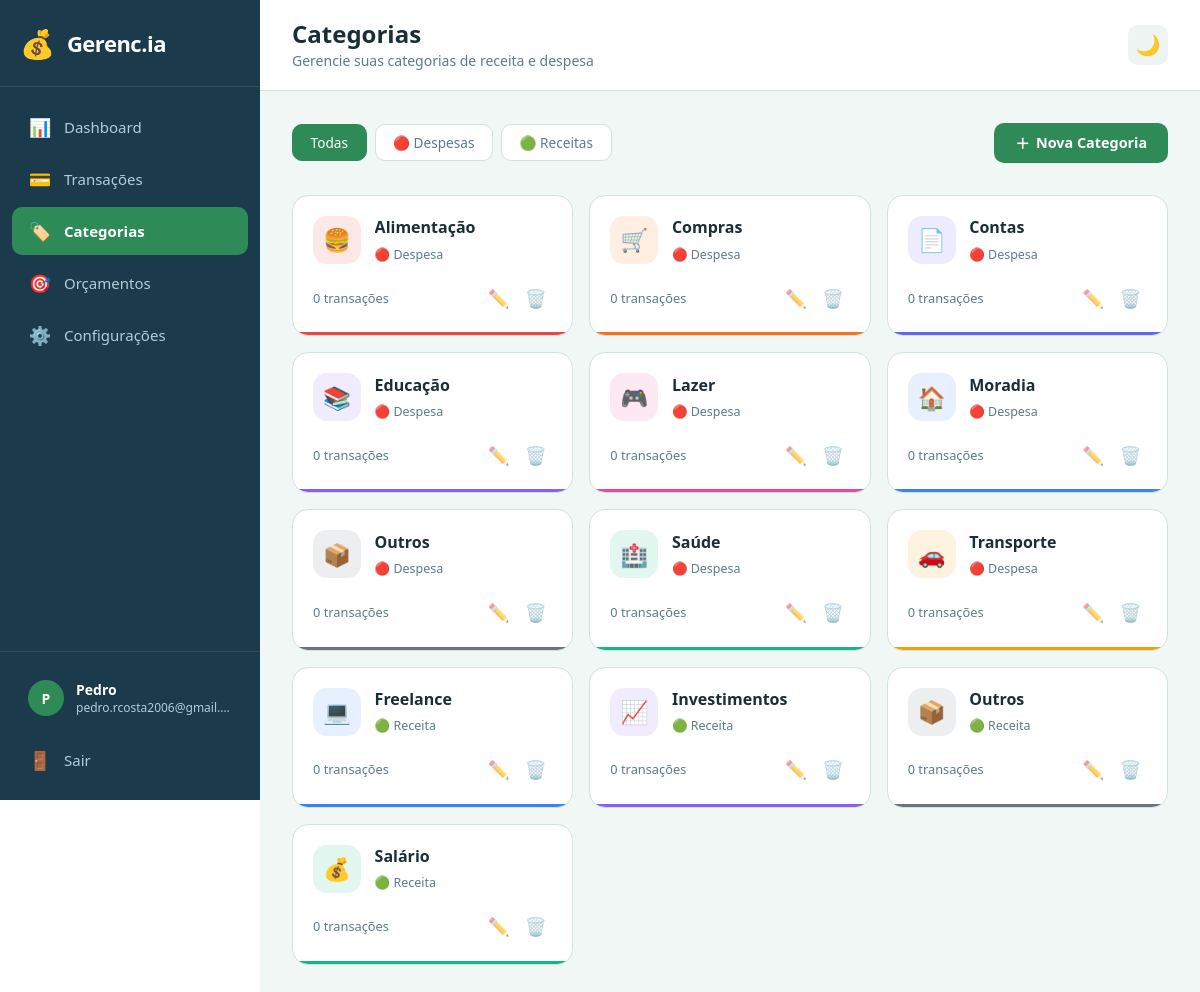
Page /categories (signed in) on the committed database.
### tables this page shows
CREATE TABLE categories (
            id INTEGER PRIMARY KEY AUTOINCREMENT,
            user_id INTEGER NOT NULL,
            name TEXT NOT NULL,
            type TEXT NOT NULL,
            icon TEXT DEFAULT '📁',
            color TEXT DEFAULT '#6366F1',
            FOREIGN KEY (user_id) REFERENCES users(id) ON DELETE CASCADE
        );

### routes/categories.py (the view)
@categories_bp.route('/categories')
def index():
    user_id = session['user_id']
    filter_type = request.args.get('type', 'all')
    if filter_type in ('despesa', 'receita'):
        categories = get_categories_by_user(user_id, filter_type)
    else:
        categories = get_categories_by_user(user_id)
        filter_type = 'all'
    categories_data = []
    for cat in categories:
        cat_dict = dict(cat)
        cat_dict['transaction_count'] = count_transactions_by_category(cat['id'], user_id)
        categories_data.append(cat_dict)
    return render_template(
        'categories.html',
        categories=categories_data,
        filter_type=filter_type,
        active_page='categories',
        user_name=session.get('user_name'),
        user_email=session.get('user_email')
    )

### database.py (called while the page is built)
def get_db():
    conn = sqlite3.connect(Config.DATABASE)
    conn.row_factory = sqlite3.Row
    conn.execute("PRAGMA foreign_keys = ON")
    return conn

### models/category.py (called while the page is built)
def get_categories_by_user(user_id, cat_type=None):
    conn = get_db()
    cursor = conn.cursor()
    if cat_type:
        cursor.execute('''
            SELECT * FROM categories
            WHERE user_id = ? AND type = ?
            ORDER BY name ASC
        ''', (user_id, cat_type))
    else:
        cursor.execute('''
            SELECT * FROM categories
            WHERE user_id = ?
            ORDER BY type ASC, name ASC
        ''', (user_id,))
    categories = cursor.fetchall()
    close_db(conn)
    return categories

def count_transactions_by_category(category_id, user_id):
    conn = get_db()
    cursor = conn.cursor()
    cursor.execute('''
        SELECT COUNT(*) as count FROM transactions
        WHERE category_id = ? AND user_id = ?
    ''', (category_id, user_id))
    count = cursor.fetchone()['count']
    close_db(conn)
    return count

### routes/categories.py (called while the page is built)
@categories_bp.before_request
def require_login():
    if 'user_id' not in session:
        return redirect(url_for('auth.login'))

### templates/categories.html (shortened to what this page needs)
{% extends "base.html" %}
{% block page_title %}Categorias{% endblock %}
{% block page_subtitle %}Gerencie suas categorias de receita e despesa{% endblock %}
{% block styles %}
<link rel="stylesheet" href="{{ url_for('static', filename='css/categories.css') }}">
{% endblock %}
{% block content %}
<div class="toolbar">
    <div class="toolbar-left">
        <div class="filter-group">
            <a href="/categories?type=all"
               class="filter-btn {% if filter_type == 'all' %}active{% endif %}">
                Todas
            </a>
            <a href="/categories?type=despesa"
               class="filter-btn {% if filter_type == 'despesa' %}active{% endif %}">
                🔴 Despesas
            </a>
            <a href="/categories?type=receita"
               class="filter-btn {% if filter_type == 'receita' %}active{% endif %}">
                🟢 Receitas
            </a>
        </div>
    </div>
    <div class="toolbar-right">
        <button class="btn btn-primary" onclick="openCreateModal()">
            <span>＋</span> Nova Categoria
        </button>
    </div>
</div>
{% if categories %}
<div class="categories-grid">
    {% for cat in categories %}
    <div class="category-card" data-color="{{ cat.color }}">
        <div class="category-header">
            <div class="category-icon" data-cat-color="{{ cat.color }}">
                {{ cat.icon }}
            </div>
            <div class="category-info">
                <h3 class="category-name">{{ cat.name }}</h3>
                <span class="category-type type-{{ cat.type }}">
                    {% if cat.type == 'despesa' %}🔴 Despesa{% else %}🟢 Receita{% endif %}
                </span>
            </div>
        </div>
        <div class="category-footer">
            <span class="category-transactions">
                {% if cat.transaction_count == 1 %}
                    1 transação
                {% else %}
                    {{ cat.transaction_count }} transações
                {% endif %}
            </span>
            <div class="category-actions">
                <button class="btn-icon btn-edit"
                        data-id="{{ cat.id }}"
                        onclick="openEditModal(this.dataset.id)"
                        title="Editar"
                        aria-label="Editar categoria">
                    ✏️
                </button>
                <button class="btn-icon btn-delete"
                        data-id="{{ cat.id }}"
                        data-name="{{ cat.name }}"
                        data-count="{{ cat.transaction_count }}"
                        onclick="openDeleteModal(this.dataset.id, this.dataset.name, this.dataset.count)"
                        title="Excluir"
                        aria-label="Excluir categoria">
                    🗑️
                </button>
            </div>
        </div>
       <div class="category-color-bar" {% if cat.color %}style="background-color: {{ cat.color }}"{% endif %}></div>
    </div>
    {% endfor %}
</div>
{% endif %}
{% endblock %}

### templates/base.html (shortened to what this page needs)
<!DOCTYPE html>
<html lang="pt-BR" data-theme="light">
<head>
    <link rel="stylesheet" href="{{ url_for('static', filename='css/global.css') }}">
    {% block styles %}{% endblock %}
</head>
<body>
    <aside class="sidebar" id="sidebar">
       <div class="sidebar-logo">
        <span class="logo-icon">💰</span>
        <span class="logo-text">Gerenc.ia</span>
</div>
        <nav class="sidebar-nav">
            <a href="/dashboard" class="nav-item {% if active_page == 'dashboard' %}active{% endif %}">
                <span class="nav-icon">📊</span>
                <span class="nav-text">Dashboard</span>
            </a>
            <a href="/transactions" class="nav-item {% if active_page == 'transactions' %}active{% endif %}">
                <span class="nav-icon">💳</span>
                <span class="nav-text">Transações</span>
            </a>
            <a href="/categories" class="nav-item {% if active_page == 'categories' %}active{% endif %}">
                <span class="nav-icon">🏷️</span>
                <span class="nav-text">Categorias</span>
            </a>
            <a href="/budgets" class="nav-item {% if active_page == 'budgets' %}active{% endif %}">
                <span class="nav-icon">🎯</span>
                <span class="nav-text">Orçamentos</span>
            </a>
            <a href="/settings" class="nav-item {% if active_page == 'settings' %}active{% endif %}">
                <span class="nav-icon">⚙️</span>
                <span class="nav-text">Configurações</span>
            </a>
        </nav>
        <div class="sidebar-footer">
            <div class="user-info">
                <div class="user-avatar">{{ user_name[0] if user_name else 'U' }}</div>
                <div class="user-details">
                    <span class="user-name">{{ user_name or 'Usuário' }}</span>
                    <span class="user-email">{{ user_email or '' }}</span>
                </div>
            </div>
            <a href="/logout" class="nav-item logout-btn">
                <span class="nav-icon">🚪</span>
                <span class="nav-text">Sair</span>
            </a>
        </div>
    </aside>
    <main class="main-content">
        <header class="content-header">
            <div class="header-left">
                <div>
                    <h1 class="page-title">{% block page_title %}Dashboard{% endblock %}</h1>
                    <p class="page-subtitle">{% block page_subtitle %}Visão geral das suas finanças{% endblock %}</p>
                </div>
            </div>
            <div class="header-right">
                <button class="theme-toggle" id="themeToggle" title="Alternar tema">
                    <span class="theme-icon" id="themeIcon">🌙</span>
                </button>
            </div>
        </header>
        <div class="page-content">
            {% block content %}{% endblock %}
        </div>
    </main>
</body>
</html>

### static/css/global.css (style rules this page uses)
*, *::before, *::after { margin: 0; padding: 0; box-sizing: border-box; }
html { font-size: 16px; scroll-behavior: smooth; }
body { font-family: 'Segoe UI', Tahoma, Geneva, Verdana, sans-serif; display: flex; min-height: 100vh; transition: background-color 0.3s ease, color 0.3s ease; }
a { text-decoration: none; color: inherit; }
button { border: none; cursor: pointer; background: none; font-family: inherit; }
[data-theme="light"] { --bg-primary: #F0F7F4; --bg-secondary: #FFFFFF; --bg-sidebar: #1B3A4B; --bg-sidebar-hover: #2D5468; --bg-sidebar-active: #2E8B57; --bg-card: #FFFFFF; --bg-input: #EEF4F2; --text-primary: #1A2E35; --text-secondary: #5A7D8A; --text-sidebar: #B0CDD9; --text-sidebar-active: #FFFFFF; --text-placeholder: #8AACB8; --border-color: #D1E3DD; --border-light: #E8F0EC; --accent-primary: #2E8B57; --accent-primary-hover: #256F47; --accent-success: #10B981; --accent-danger: #EF4444; --accent-warning: #F59E0B; --accent-info: #3B82F6; --shadow-sm: 0 1px 2px rgba(0, 0, 0, 0.05); --shadow-md: 0 4px 6px -1px rgba(0, 0, 0, 0.08); --shadow-lg: 0 10px 15px -3px rgba(0, 0, 0, 0.1); }
.sidebar { width: 260px; height: 100vh; position: fixed; top: 0; left: 0; background-color: var(--bg-sidebar); display: flex; flex-direction: column; z-index: 1000; transition: transform 0.3s ease; overflow-y: auto; }
.sidebar-logo { display: flex; align-items: center; gap: 12px; padding: 24px 20px; border-bottom: 1px solid rgba(255, 255, 255, 0.1); }
.logo-icon { font-size: 28px; }
.logo-text { font-size: 22px; font-weight: 700; color: #FFFFFF; letter-spacing: -0.5px; }
.sidebar-nav { flex: 1; padding: 16px 12px; display: flex; flex-direction: column; gap: 4px; }
.nav-item { display: flex; align-items: center; gap: 12px; padding: 12px 16px; border-radius: 10px; color: var(--text-sidebar); font-size: 0.938rem; font-weight: 500; transition: all 0.2s ease; }
.nav-item.active { background-color: var(--bg-sidebar-active); color: var(--text-sidebar-active); font-weight: 600; }
.nav-icon { font-size: 18px; width: 24px; text-align: center; }
.sidebar-footer { padding: 16px 12px; border-top: 1px solid rgba(255, 255, 255, 0.1); }
.user-info { display: flex; align-items: center; gap: 12px; padding: 12px 16px; margin-bottom: 8px; }
.user-avatar { width: 36px; height: 36px; border-radius: 50%; background-color: var(--accent-primary); color: #FFFFFF; display: flex; align-items: center; justify-content: center; font-weight: 700; font-size: 14px; flex-shrink: 0; }
.user-details { display: flex; flex-direction: column; overflow: hidden; }
.user-name { color: #FFFFFF; font-size: 0.875rem; font-weight: 600; white-space: nowrap; overflow: hidden; text-overflow: ellipsis; }
.user-email { color: var(--text-sidebar); font-size: 0.75rem; white-space: nowrap; overflow: hidden; text-overflow: ellipsis; }
.main-content { margin-left: 260px; flex: 1; min-height: 100vh; background-color: var(--bg-primary); display: flex; flex-direction: column; }
.content-header { display: flex; align-items: center; justify-content: space-between; padding: 20px 32px; background-color: var(--bg-secondary); border-bottom: 1px solid var(--border-color); position: sticky; top: 0; z-index: 100; }
.header-left { display: flex; align-items: center; gap: 16px; }
.page-title { font-size: 1.5rem; font-weight: 700; color: var(--text-primary); line-height: 1.2; }
.page-subtitle { font-size: 0.875rem; color: var(--text-secondary); margin-top: 2px; }
.header-right { display: flex; align-items: center; gap: 12px; }
.theme-toggle { width: 40px; height: 40px; border-radius: 10px; display: flex; align-items: center; justify-content: center; background-color: var(--bg-input); transition: all 0.2s ease; }
.theme-icon { font-size: 20px; }
.page-content { padding: 32px; flex: 1; }

### rows in the picture
categories: icon "🍔", name "Alimentação", type "🔴 Despesa", transaction_count "0"
categories: icon "🛒", name "Compras", type "🔴 Despesa", transaction_count "0"
categories: icon "📄", name "Contas", type "🔴 Despesa", transaction_count "0"
categories: icon "📚", name "Educação", type "🔴 Despesa", transaction_count "0"
categories: icon "🎮", name "Lazer", type "🔴 Despesa", transaction_count "0"
categories: icon "🏠", name "Moradia", type "🔴 Despesa", transaction_count "0"
categories: icon "📦", name "Outros", type "🔴 Despesa", transaction_count "0"
categories: icon "🏥", name "Saúde", type "🔴 Despesa", transaction_count "0"
categories: icon "🚗", name "Transporte", type "🔴 Despesa", transaction_count "0"
categories: icon "💻", name "Freelance", type "🟢 Receita", transaction_count "0"
categories: icon "📈", name "Investimentos", type "🟢 Receita", transaction_count "0"
categories: icon "📦", name "Outros", type "🟢 Receita", transaction_count "0"
categories: icon "💰", name "Salário", type "🟢 Receita", transaction_count "0"

### other values in the picture
{{ user_name[0] if user_name else 'U' }} "P"
{{ user_name or 'Usuário' }} "Pedro"
{{ user_email or '' }} "pedro.rcosta2006@gmail.…"
